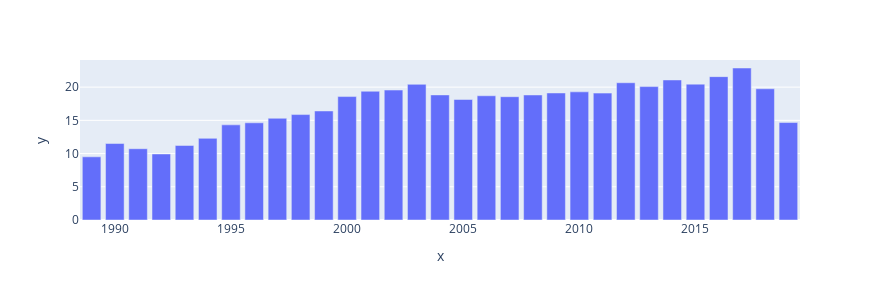

Here is the notebook cell this chart was saved with:
### Code cell
fig = px.bar ( x = x, y = y, width = 880 , height = 300 )
fig.show()

### Figure 1 — Plotly figure (JSON) as saved in the notebook; plotly's stock layout.template omitted (floating-point values rounded to 4 significant figures)
{"data": [{"alignmentgroup": "True", "hovertemplate": "x=%{x}<br>y=%{y}<extra></extra>", "legendgroup": "", "marker": {"color": "#636efa", "pattern": {"shape": ""}}, "name": "", "offsetgroup": "", "orientation": "v", "showlegend": false, "textposition": "auto", "type": "bar", "x": [1989, 1990, 1991, 1992, 1993, 1994, 1995, 1996, 1997, 1998, 1999, 2000, 2001, 2002, 2003, 2004, 2005, 2006, 2007, 2008, 2009, 2010, 2011, 2012, 2013, 2014, 2015, 2016, 2017, 2018, 2019], "xaxis": "x", "y": [9.51, 11.51, 10.73, 9.94, 11.22, 12.29, 14.32, 14.63, 15.31, 15.87, 16.41, 18.58, 19.38, 19.56, 20.42, 18.83, 18.14, 18.7, 18.56, 18.82, 19.12, 19.29, 19.1, 20.66, 20.08, 21.08, 20.45, 21.58, 22.88, 19.75, 14.67], "yaxis": "y"}], "layout": {"barmode": "relative", "height": 300, "legend": {"tracegroupgap": 0}, "margin": {"t": 60}, "width": 880, "xaxis": {"anchor": "y", "domain": [0, 1], "title": {"text": "x"}}, "yaxis": {"anchor": "x", "domain": [0, 1], "title": {"text": "y"}}}}
